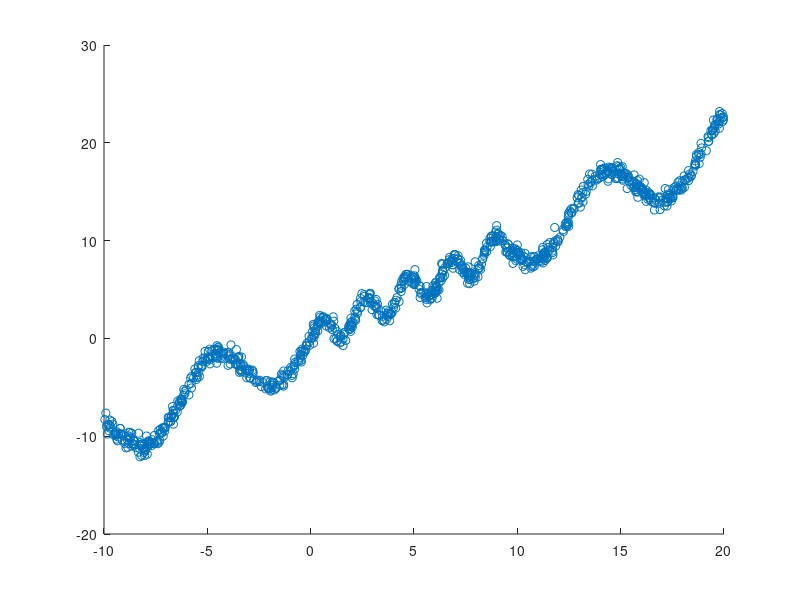

Write the MATLAB code that produced this figure.
N = 1000;

CENTER_DATASET = false;

NOISE_VAR = 0.2;

x_min = -10;
x_max = 20;

X = x_min + rand(N,1)*(x_max-x_min);
X = sort(X);

%X = zeros(N,1);
Y=X;

f1 = @(x) x+3*sin(x*1);
f2 = @(x) x+1.5*sin(x*3);
f3 = @(x) x+3*sin(x*1);

for i=1:N %j'aurais pu le faire sans boucle...
    if(i<350)
        Y(i) = f1(X(i))+randn*sqrt(NOISE_VAR);
    elseif(i<650)
        Y(i) = f2(X(i))+randn*sqrt(NOISE_VAR);
    else
        Y(i) = f3(X(i))+randn*sqrt(NOISE_VAR);
    end
end

if CENTER_DATASET
    X_c = X-mean(X);
else
    X_c = X;
end

figure();
scatter(X_c,Y)

data = [X,Y]; %X, NOISY VALUE, TRUE VALUE
dlmwrite('genfct.csv',data,'delimiter',',','precision', 6)